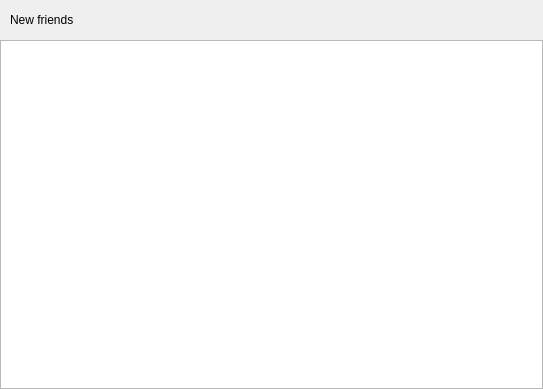
<?xml version="1.0" encoding="UTF-8"?>
<ui version="4.0">
 <class>ApplyFriendPage</class>
 <widget class="QWidget" name="ApplyFriendPage">
  <property name="geometry">
   <rect>
    <x>0</x>
    <y>0</y>
    <width>543</width>
    <height>389</height>
   </rect>
  </property>
  <property name="windowTitle">
   <string>Form</string>
  </property>
  <layout class="QVBoxLayout" name="verticalLayout">
   <property name="spacing">
    <number>0</number>
   </property>
   <property name="leftMargin">
    <number>0</number>
   </property>
   <property name="topMargin">
    <number>0</number>
   </property>
   <property name="rightMargin">
    <number>0</number>
   </property>
   <property name="bottomMargin">
    <number>0</number>
   </property>
   <item>
    <widget class="QWidget" name="friend_apply_wid" native="true">
     <layout class="QHBoxLayout" name="horizontalLayout">
      <property name="spacing">
       <number>0</number>
      </property>
      <property name="leftMargin">
       <number>0</number>
      </property>
      <property name="topMargin">
       <number>0</number>
      </property>
      <property name="rightMargin">
       <number>0</number>
      </property>
      <property name="bottomMargin">
       <number>0</number>
      </property>
      <item>
       <spacer name="horizontalSpacer_2">
        <property name="orientation">
         <enum>Qt::Horizontal</enum>
        </property>
        <property name="sizeType">
         <enum>QSizePolicy::Fixed</enum>
        </property>
        <property name="sizeHint" stdset="0">
         <size>
          <width>10</width>
          <height>20</height>
         </size>
        </property>
       </spacer>
      </item>
      <item>
       <widget class="QLabel" name="friend_apply_lb">
        <property name="minimumSize">
         <size>
          <width>0</width>
          <height>40</height>
         </size>
        </property>
        <property name="maximumSize">
         <size>
          <width>16777215</width>
          <height>40</height>
         </size>
        </property>
        <property name="text">
         <string>New friends</string>
        </property>
       </widget>
      </item>
      <item>
       <spacer name="horizontalSpacer">
        <property name="orientation">
         <enum>Qt::Horizontal</enum>
        </property>
        <property name="sizeHint" stdset="0">
         <size>
          <width>478</width>
          <height>20</height>
         </size>
        </property>
       </spacer>
      </item>
     </layout>
    </widget>
   </item>
   <item>
    <widget class="QWidget" name="widget_2" native="true">
     <layout class="QVBoxLayout" name="verticalLayout_2">
      <property name="spacing">
       <number>0</number>
      </property>
      <property name="leftMargin">
       <number>0</number>
      </property>
      <property name="topMargin">
       <number>0</number>
      </property>
      <property name="rightMargin">
       <number>0</number>
      </property>
      <property name="bottomMargin">
       <number>0</number>
      </property>
      <item>
       <widget class="ApplyFriendList" name="apply_friend_list"/>
      </item>
     </layout>
    </widget>
   </item>
  </layout>
 </widget>
 <customwidgets>
  <customwidget>
   <class>ApplyFriendList</class>
   <extends>QListWidget</extends>
   <header location="global">applyfriendlist.h</header>
  </customwidget>
 </customwidgets>
 <resources/>
 <connections/>
</ui>
